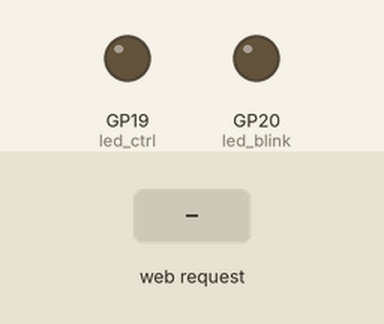
This program was run on a simulated Raspberry Pi Pico running MicroPython. Shown: output pins drawn as LEDs (lit = HIGH). Dashed ring = blinking. The inputs (shaded band) are chosen by the test bench. WiFi joins after 1.5 s; random numbers come from a fixed seed; library files of the repository ran but are not shown: secrets.py; what the program prints to the serial console is not drawn.

Above: at 1.2 s.
1.3 s: HTTP request GET /lighton received
At 1.75 s:
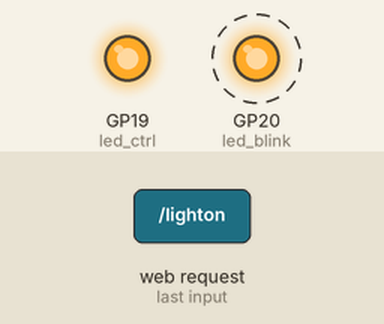
4.3 s: HTTP request GET /lightoff received
At 4.9 s:
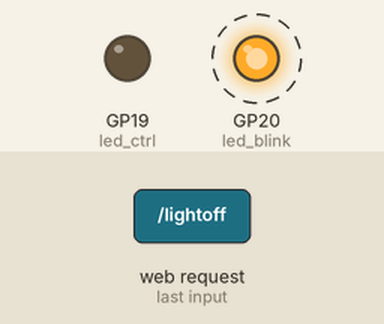
Timing chart, 0 to 16.3 s (numbered marks = the images above; inputs shaded):
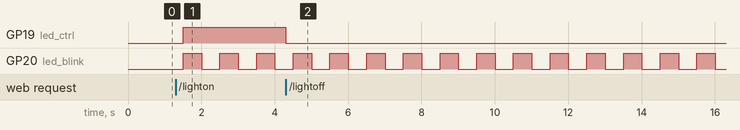

Measured:
- after the input at 1.3 s, GP19 (led_ctrl): LOW → HIGH after 0.21 s
- after the input at 4.3 s, GP19 (led_ctrl): HIGH → LOW at once
- by itself, GP20 (led_blink): alternates HIGH for 0.50 s and LOW for 0.50 s

The program:

ractice_Section_8.4_Dynamically_Loading_Sensor_Data_with_AJAX.py
```python
# main_async.py – Asynchronous Pico 2W Web Server
# Responsive Button Layout + Adding a Status Indicator
import asyncio
import network
import random
import json
import time
from machine import Pin

# ==========================================================
# Wi-Fi Credentials
# ==========================================================
from secrets import SSID, PASSWORD

# ==========================================================
# Hardware Setup
# ==========================================================
led_ctrl = Pin(19, Pin.OUT)     # Controlled from web page
led_blink = Pin(20, Pin.OUT)    # Background blinking LED

# Initial states
led_ctrl.off()
led_blink.off()

# ==========================================================
# HTML Web Page Template
# ==========================================================
HTML = """<!DOCTYPE html>
<html>
<head>
<meta name='viewport' content='width=device-width, initial-scale=1'>
<title>Pico 2W Async Web Server</title>

<style>
* {{ box-sizing: border-box; }}

body {{
    font-family: Arial, sans-serif;
    max-width: 600px;
    margin: auto;
    padding: 20px;
    background: #f9f9f9;
    color: #333;
}}

h1 {{
    color: #006480;
    border-bottom: 3px solid #006480;
    padding-bottom: 10px;
    text-align: center;
}}

h2 {{
    color: #E05A00;
    margin-top: 0;
}}

.card {{
    background: white;
    border-radius: 12px;
    padding: 20px;
    margin: 20px 0;
    box-shadow: 0 2px 8px rgba(0,0,0,0.1);
}}

.btn-group {{
    display: flex;
    gap: 12px;
    flex-wrap: wrap;
    justify-content: center;
    margin: 16px 0;
}}

button {{
    padding: 14px 32px;
    font-size: 1rem;
    font-weight: bold;
    border: none;
    border-radius: 10px;
    cursor: pointer;
    color: white;
    transition: 0.2s;
}}

button:hover {{
    opacity: 0.85;
    transform: scale(1.03);
}}

.on {{
    background: #4CAF50;
}}

.off {{
    background: #F44336;
}}

.fetch {{
    background: #2196F3;
}}

.state {{
    font-size: 1.4rem;
    font-weight: bold;
}}

.on-state {{
    color: #4CAF50;
}}

.off-state {{
    color: #F44336;
}}

.value {{
    font-size: 2rem;
    font-weight: bold;
    color: #2196F3;
}}

.footer {{
    text-align: center;
    margin-top: 30px;
    font-size: 0.9rem;
    color: #777;
}}
</style>

<script>
async function updateStatus() {{
    try {{
        const response = await fetch('/api/status');
        const data = await response.json();

        // Update sensor value
        document.getElementById('sensorValue').textContent = data.value;

        // Update uptime
        document.getElementById('uptime').textContent =
            data.uptime + ' s';

        // Update LED state badge
        const ledElement =
            document.getElementById('ledState');
        ledElement.textContent = data.led;

        if (data.led === 'ON') {{
            ledElement.className =
                'state on-state';
        }} else {{
            ledElement.className =
                'state off-state';
        }}

    }} catch (err) {{
        console.log('AJAX error:', err);
    }}
}}

// Run immediately after page loads
window.onload = function() {{
    updateStatus();

    // Refresh every 3 seconds
    setInterval(updateStatus, 3000);
}};
</script>

</head>

<body>

<h1>Pico 2W Asynchronous Web Server</h1>

<div class="card">
    <h2>LED Control</h2>
    <div class="btn-group">
        <a href="/lighton"><button class="on">Turn ON</button></a>
        <a href="/lightoff"><button class="off">Turn OFF</button></a>
    </div>
    <p>LED State:
        <span id="ledState" class="state off-state">
            {led_state}
        </span>
    </p>
</div>

<div class="card">
    <h2>Sensor Value</h2>
    <div class="btn-group">
        <a href="/value"><button class="fetch">Fetch Value</button></a>
    </div>
    <p class="value" id="sensorValue">{value}</p>
</div>

<div class="card">
    <h2>System Uptime</h2>
    <p class="value" id="uptime">0 s</p>
</div>

<div class="footer">
    Powered by Raspberry Pi Pico 2 W and MicroPython
</div>

</body>
</html>
"""

# ==========================================================
# Global Variables
# ==========================================================
led_state = 'OFF'
value = 0


# ==========================================================
# Task 1: Blink LED Independently
# ==========================================================
async def task_blink():
    while True:
        led_blink.toggle()
        await asyncio.sleep(0.5)


# ==========================================================
# Task 2: Background Task
# ==========================================================
async def task_background():
    counter = 0
    while True:
        counter += 1
        print("Background task tick:", counter)
        await asyncio.sleep(2)


# ==========================================================
# Task 3: Handle HTTP Client Requests
# ==========================================================
# ==========================================================
# Route Handler Functions
# ==========================================================
def route_lighton():
    global led_state
    led_ctrl.on()
    led_state = 'ON'
    print("Action: LED ON")
    return led_state


def route_lightoff():
    global led_state
    led_ctrl.off()
    led_state = 'OFF'
    print("Action: LED OFF")
    return led_state


def route_value():
    global value
    value = random.randint(0, 100)
    print("Action: New Sensor Value =", value)
    return str(value)

# ==========================================================
# API Route: Return System Status as JSON
# ==========================================================
def route_api_status():
    data = {
        'led': led_state,
        'value': value,
        'uptime': time.ticks_ms() // 1000
    }

    print("Action: API Status Requested")
    return json.dumps(data)

# ==========================================================
# URL Routing Table
# ==========================================================
ROUTES = {
    '/lighton':     route_lighton,
    '/lightoff':    route_lightoff,
    '/value':       route_value,
    '/api/status':  route_api_status,
}


# ==========================================================
# Request Router
# ==========================================================
def handle_request(request_str):
    for path, handler in ROUTES.items():
        if ('GET ' + path) in request_str:
            print("Matched Route:", path)
            result = handler()
            return path, result

    print("Matched Route: / (default page)")
    return None, None

# ==========================================================
# Handle HTTP Client Requests
# ==========================================================
async def handle_client(reader, writer):
    global led_state, value

    try:
        # Read HTTP request
        request = await reader.read(1024)
        request = request.decode('utf-8')

        # Print first request line
        first_line = request.split('\r\n')[0]
        print("HTTP Request:", first_line)

        # Process routing
        path, result = handle_request(request)

        # --------------------------------------------------
        # JSON API Response
        # --------------------------------------------------
        if path == '/api/status':
            body = result
            headers = (
                "HTTP/1.0 200 OK\r\n"
                "Content-Type: application/json\r\n"
                "Content-Length: {}\r\n"
                "Connection: close\r\n"
                "\r\n"
            ).format(len(body))

        # --------------------------------------------------
        # Standard HTML Dashboard Response
        # --------------------------------------------------
        else:
            # Create LED status badge
            color_class = 'on-state' if led_state == 'ON' else 'off-state'
            state_badge = (
                '<span class="state {cls}">{st}</span>'
                .format(cls=color_class, st=led_state)
            )

            # Generate HTML page
            body = HTML.format(
                led_state=led_state,
                value=value
            )

            headers = (
                "HTTP/1.0 200 OK\r\n"
                "Content-Type: text/html; charset=utf-8\r\n"
                "Content-Length: {}\r\n"
                "Connection: close\r\n"
                "\r\n"
            ).format(len(body))

        # Send response
        writer.write(headers.encode('utf-8'))
        writer.write(body.encode('utf-8'))
        await writer.drain()

    except Exception as e:
        print("Client error:", e)

    finally:
        try:
            writer.close()
            await writer.wait_closed()
        except:
            pass

# ==========================================================
# Connect to Wi-Fi
# ==========================================================
async def connect_wifi():
    wlan = network.WLAN(network.STA_IF)
    wlan.active(True)

    # If already connected
    if wlan.isconnected():
        print("Already connected.")
        print("🌐 IP Address :", wlan.ifconfig()[0])
        return wlan

    # Connect to Wi-Fi
    print(f"\n🔌 Connecting to Wi-Fi: {SSID}", end="")
    wlan.connect(SSID, PASSWORD)

    timeout = 20
    while not wlan.isconnected() and timeout > 0:
        print(".", end="")
        await asyncio.sleep(0.5)
        timeout -= 1

    print()

    if wlan.isconnected():
        print(f"📡 Wi-Fi: {SSID} ✅ Connected Successfully!")
        print("🌐 IP Address :", wlan.ifconfig()[0])
        print("📡 Subnet Mask:", wlan.ifconfig()[1])
        print("🚪 Gateway    :", wlan.ifconfig()[2])
        print("🧭 DNS Server :", wlan.ifconfig()[3])
        return wlan
    else:
        raise RuntimeError("Wi-Fi connection failed.")


# ==========================================================
# Main Program
# ==========================================================
async def main():
    # Connect to Wi-Fi
    wlan = await connect_wifi()

    # Start background tasks
    asyncio.create_task(task_blink())
    asyncio.create_task(task_background())

    # Start asynchronous web server
    await asyncio.start_server(handle_client, "0.0.0.0", 80)

    print("🌐 Async server listening on port 80")
    print("📱 Open your browser and visit:")
    print("   http://" + wlan.ifconfig()[0])

    # Keep the event loop alive forever
    while True:
        await asyncio.sleep(1)


# ==========================================================
# Program Entry Point
# ==========================================================
try:
    asyncio.run(main())
except KeyboardInterrupt:
    print("\n🛑 Program stopped by user.")
except Exception as e:
    print("\n❌ Error:", e)
finally:
    try:
        led_ctrl.off()
        led_blink.off()
    except:
        pass
```
